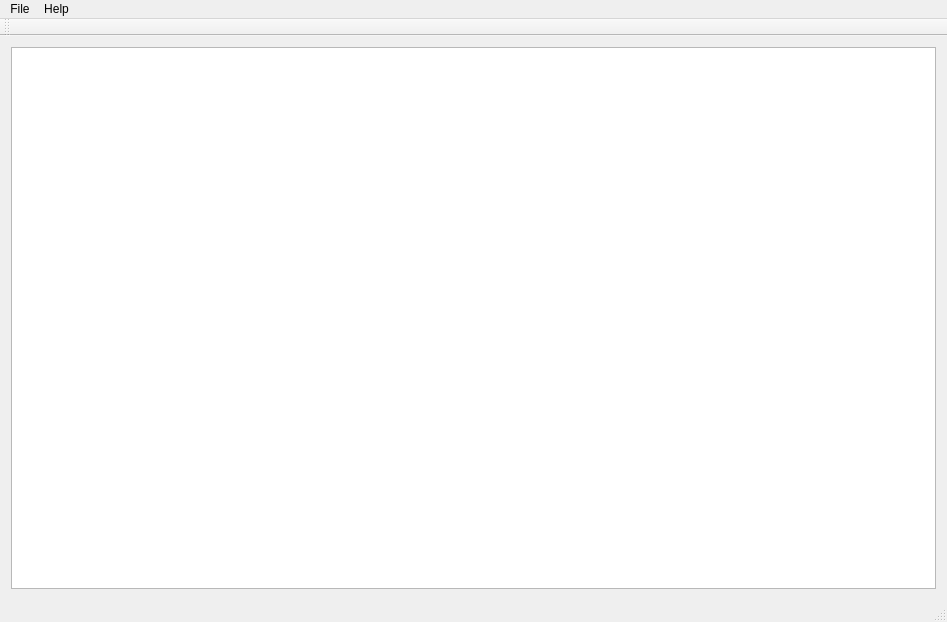
<?xml version="1.0" encoding="UTF-8"?>
<ui version="4.0">
 <class>MainView</class>
 <widget class="QMainWindow" name="MainView">
  <property name="geometry">
   <rect>
    <x>0</x>
    <y>0</y>
    <width>947</width>
    <height>622</height>
   </rect>
  </property>
  <property name="windowTitle">
   <string>MainView</string>
  </property>
  <widget class="QWidget" name="centralWidget">
   <layout class="QHBoxLayout" name="horizontalLayout">
    <item>
     <widget class="QTreeView" name="treeView"/>
    </item>
   </layout>
  </widget>
  <widget class="QMenuBar" name="menuBar">
   <property name="geometry">
    <rect>
     <x>0</x>
     <y>0</y>
     <width>947</width>
     <height>25</height>
    </rect>
   </property>
   <widget class="QMenu" name="menuFile">
    <property name="title">
     <string>File</string>
    </property>
   </widget>
   <widget class="QMenu" name="menuHelp">
    <property name="title">
     <string>Help</string>
    </property>
   </widget>
   <addaction name="menuFile"/>
   <addaction name="menuHelp"/>
  </widget>
  <widget class="QToolBar" name="mainToolBar">
   <attribute name="toolBarArea">
    <enum>TopToolBarArea</enum>
   </attribute>
   <attribute name="toolBarBreak">
    <bool>false</bool>
   </attribute>
  </widget>
  <widget class="QStatusBar" name="statusBar"/>
 </widget>
 <layoutdefault spacing="6" margin="11"/>
 <resources/>
 <connections/>
</ui>
